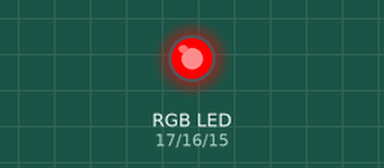
The program below on a simulated MicroPython board. Parts: an RGB LED mixed from three pins (HIGH = lit).

Above: at 0.5 s.
At 1.5 s:
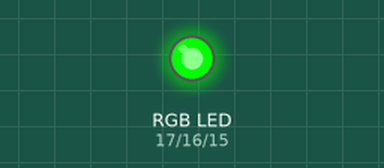
At 2.5 s:
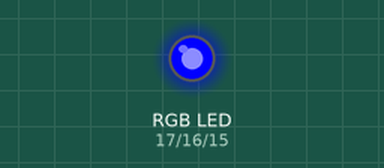
At 3.5 s:
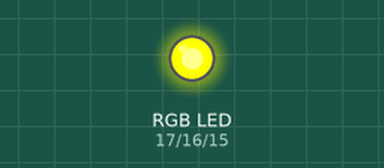
At 4.5 s:
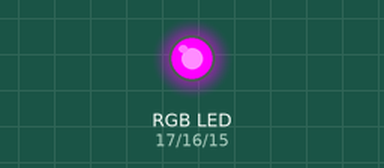
At 5.5 s:
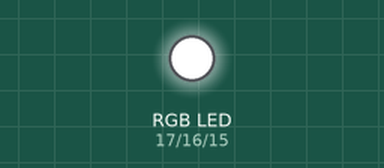
Timing chart, 0 to 7.8 s (numbered marks = the images above):
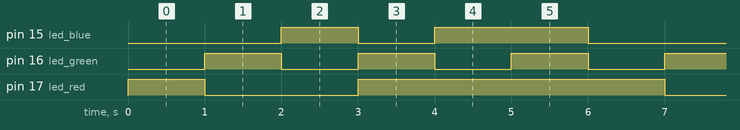

Measured:
- by itself, pin 15 (led_blue): repeats every 6.0 s: LOW 1.0 s, HIGH 2.0 s, LOW 2.0 s, HIGH 1.0 s
- by itself, pin 16 (led_green): alternates HIGH for 1.0 s and LOW for 1.0 s
- by itself, pin 17 (led_red): repeats every 6.0 s: LOW 2.0 s, HIGH 4.0 s

The program:

LED_RGB.py
```python
from machine import Pin
from utime import sleep

led_red = Pin(17, Pin.OUT)
led_green = Pin(16, Pin.OUT)
led_blue = Pin(15, Pin.OUT)

led_red.value(0)
led_green.value(0)
led_blue.value(0)


while True:
    led_red.value(1)
    led_green.value(0)
    led_blue.value(0)
    sleep(1)

    led_red.value(0)
    led_green.value(1)
    led_blue.value(0)
    sleep(1)

    led_red.value(0)
    led_green.value(0)
    led_blue.value(1)
    sleep(1)

    led_red.value(1)
    led_green.value(1)
    led_blue.value(0)
    sleep(1)

    led_red.value(1)
    led_green.value(0)
    led_blue.value(1)
    sleep(1)

    led_red.value(1)
    led_green.value(1)
    led_blue.value(1)
    sleep(1)
```
